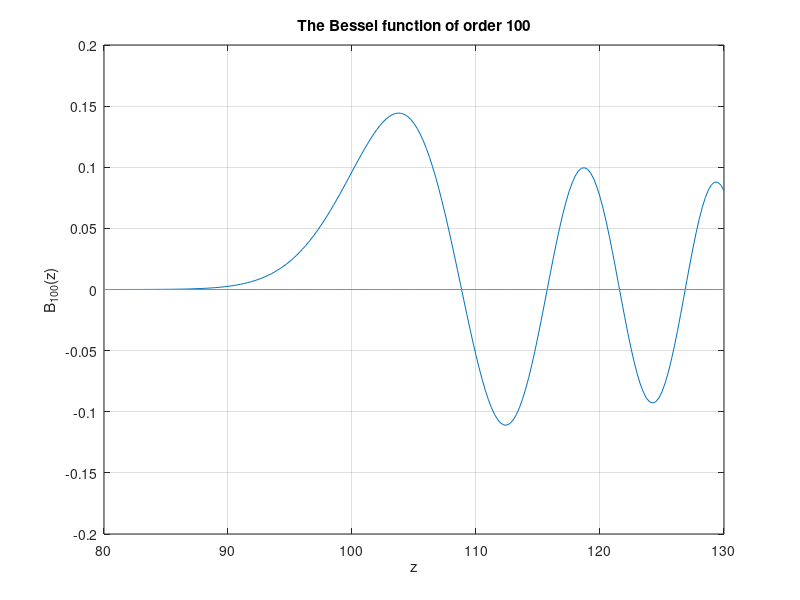

The MATLAB script that drew this image:
function [] = Besseldif()
a=-1;
b=1;
% 'n' is the number of intervals. Here the interval is [-pi;pi] and will be
% divided by 500.
n=500;
% 'x' is the x-axis and must contain n+1 values when we divide a segment in
% n parts. For example if wr devid a segment in two parts, we need 3 values
% on the x axis |---|---| -> *x0*---*x1*---*x2*
x=zeros(1,n+1);
% 'D' will be the Chebyshev differentiation matrix
D=zeros(n+1,n+1);
% 'diag' will be a diagonal matrix
diag=zeros(n+1,n+1);
%The function f is constant, f=0.5 on the interval [-1;1] and is 
%represented here by a simple vector.
f=0.5*ones(n+1,1);
% 'h' is the order of the Bessel function
h=100;
% and we compute the Bessel function from z1=80 to z2=130
z1=80;
z2=130;
% 'm' divide the interval on which we compute the Bessel function
m=200;
%'J' is a vector that contain the values of the Bessel function
J=zeros(m+1);
%The following loop construct the Chebyshev nodes/grid (or Gauss-Lobatto 
%nodes) on the interval [a,b] 
%see https://en.wikipedia.org/wiki/Chebyshev_nodes
%and https://en.wikipedia.org/wiki/Chebyshev_polynomials#Roots_and_extrema
for s = 0:n
x(s+1) = ((b-a)/2)*cos((s/n)*pi)+((b+a)/2);
end

%The following two loops consstruct the Chebychev differentiation matrix
% represented by 'D'
for j = 1:n-1
    for k = 1:n-1
        D(j+1,k+1) = ((-1).^(k+j))/(x(j+1)-x(k+1));
    end
end

for k = 1:n-1
    
        D(k+1,k+1) = (-0.5)*(x(k+1)/(1-(x(k+1).^2)));
        D(1,k+1) = 2*((-1).^k)/(1-x(k+1));
        D(k+1,1) = (-0.5)*((-1).^k)/(1-x(k+1));
        D(k+1,n+1) = (0.5)*((-1).^(n+k))/(1+x(k+1));
        D(n+1,k+1) = (-2)*((-1).^(n+k))/(1+x(k+1));
end
%Initialisation of the values on the corners of the differentiation matrix
D(1,1)=(1+(2*(n.^2)))/6;
D(n+1,n+1)=-(1+(2*(n.^2)))/6;
D(1,n+1)=0.5*((-1).^n);
D(n+1,1)=-0.5*((-1).^n);
%The following loop construct the diagonal matrix with the values of the 
%derivative of the function g, i.e. g'=d/dx (g).

for k=0:m
z=z1+((k/m)*(z2-z1));
    for l=0:n
        diag(l+1,l+1)=pi*((z*cos(pi*x(l+1)))-h);
    end
    %'B' is a matrix
    B=(D+(1i*diag));
    % 'f' is the vector that represent the function f and has been set at 
    % the beginning of this script.
    % 'B\f' is used instead of 'inv(B)*f' as suggested by Matlab
    P=(B\f);
%     [L,U] = lu(B);
%     P=(U\L\f);
    J(k+1)=real( (P(1)*exp(-1i*h*pi))-(P(n+1)*exp(1i*((h*pi)))) );
end

w=80:((z2-z1)/m):130;
plot(w,J)
title('The Bessel function of order 100');
xlabel('z');
ylabel('B_{100}(z)');
grid on

